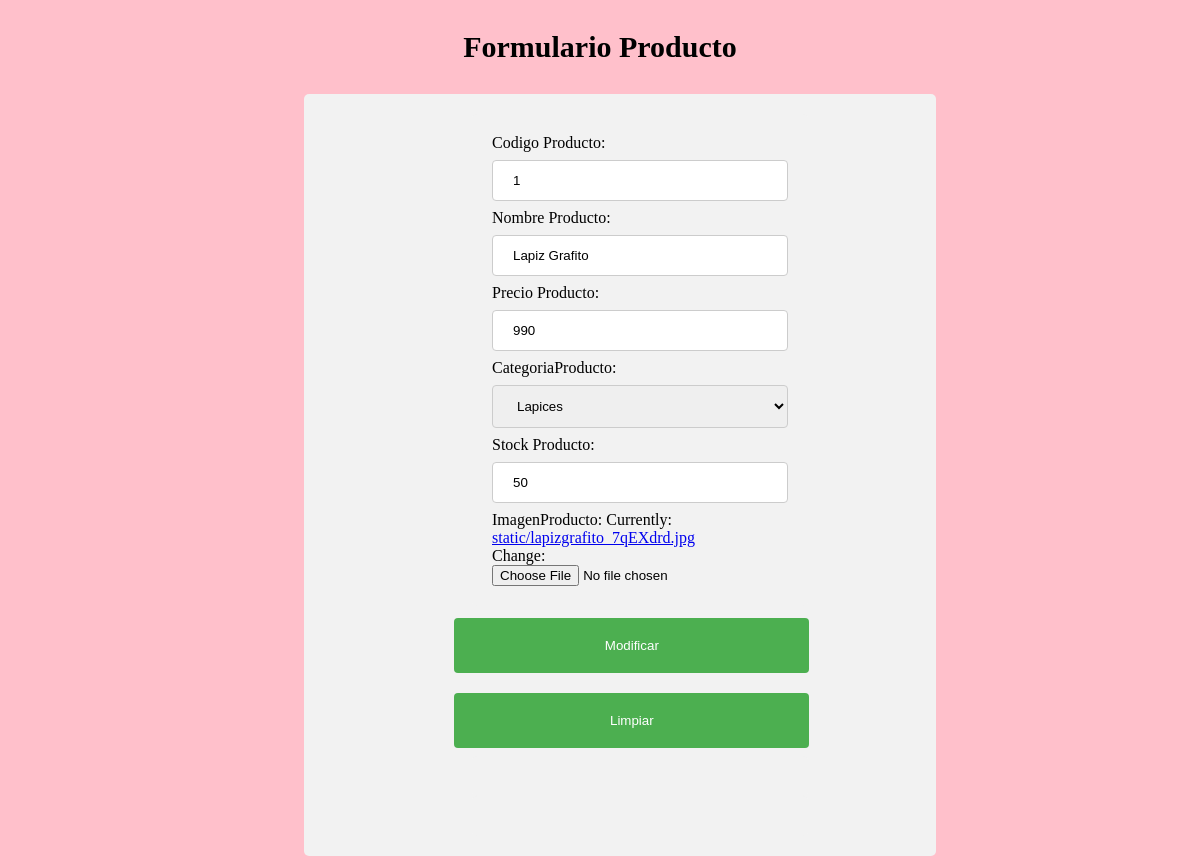
The page /modificar_producto/1 on the database its author committed.
### app/models.py (models this page shows, shortened)
class Producto(models.Model):
    codigoProducto = models.IntegerField(primary_key=True,verbose_name='Codigo Producto')
    nombreProducto = models.CharField(max_length=20,verbose_name='Nombre Producto')
    precioProducto = models.IntegerField(verbose_name='Precio Producto')
    categoriaProducto = models.ForeignKey(Categoria, on_delete=models.CASCADE)
    digital = models.BooleanField(default=False,null=True, blank=True)
    imagenProducto = models.ImageField(upload_to="static",null=True)
    stockProducto = models.IntegerField(default=0,verbose_name='Stock Producto')

### app/views.py (the view)
# urls.py: path('modificar_producto/<id>',form_mod_producto,name='form_mod_producto'),
def form_mod_producto(request, id):
    productos = Producto.objects.get(codigoProducto=id)
    datos={
        'form': ProductoForm(instance=productos)
    }
    if(request.method == 'POST' ):
        data=request.POST
        formulario = ProductoForm(request.POST or None, request.FILES or None,instance=productos)
        if formulario.is_valid():
            formulario.save()
            datos['mensaje'] = 'Modificados Correctamente'
    return render (request,'form_mod_producto.html',datos)

### app/forms.py
class ProductoForm(ModelForm):
    class Meta:
        model = Producto
        fields = ['codigoProducto','nombreProducto','precioProducto','categoriaProducto','stockProducto','imagenProducto']

### app/models.py (called while the page is built)
    def __str__(self):
        return self.nombreCategoria

### app/templates/form_mod_producto.html (shortened to what this page needs)
{% load static %}
<!DOCTYPE html>
<html lang="en">
<head>
    <link rel="stylesheet" href="{% static 'css/form_producto.css' %}">
<body style="background-color: pink;">
    <h3 style="text-align: center">Formulario Producto </h3>
    <div class="row">
        <form method="post" action="" id="formulario" enctype="multipart/form-data" >
            <div class="form-group">
                {{form.as_table}}
            </div>
            <input type="submit" value="Modificar">
            <input type="reset" value="Limpiar">
            <div id="error" class="alert alert-danger" role="alert"></div>
        </form>
        <div class="alert alert-sucess" role="alert">
        </div>
    </div>
</body>
</html>
</body>
</html>

### app/static/css/form_producto.css (style rules this page uses)
h3 { text-align: center; font-size: 30px; }
input[type=text], select { width: 100%; padding: 12px 20px; margin: 8px 0; display: inline-block; border: 1px solid #ccc; border-radius: 4px; box-sizing: border-box; }
input[type=number], select { width: 100%; padding: 12px 20px; margin: 8px 0; display: inline-block; border: 1px solid #ccc; border-radius: 4px; box-sizing: border-box; }
input[type=submit] { width: 60%; background-color: #4CAF50; color: white; padding: 20px 20px; margin: 12px 0; border: none; border-radius: 4px; cursor: pointer; margin-left: 22%; }
input[type=reset] { width: 60%; background-color: #4CAF50; color: white; padding: 20px 20px; margin: 8px 0; border: none; border-radius: 4px; cursor: pointer; margin-left: 22%; }
div { margin-left: 25%; width: 50%; border-radius: 5px; background-color: #f2f2f2; padding: 20px; }

### rows shown on the page
Producto: codigoProducto "1", nombreProducto "Lapiz Grafito", precioProducto "990", categoriaProducto "Lapices", stockProducto "50"
